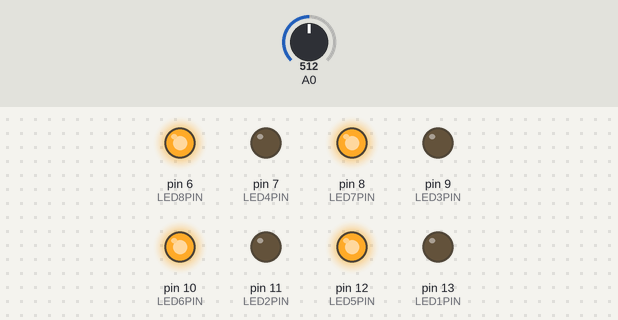
Simulated run of this sketch. Board: Arduino Uno, built with avr-gcc and run on an emulated ATmega328P. Parts: output pins drawn as LEDs (lit = HIGH). The inputs (shaded band) are chosen by the test bench; at power-on: A0 = 512.

Above: at 1.2 s.
1.3 s: A0 set to 529
At 1.8 s:
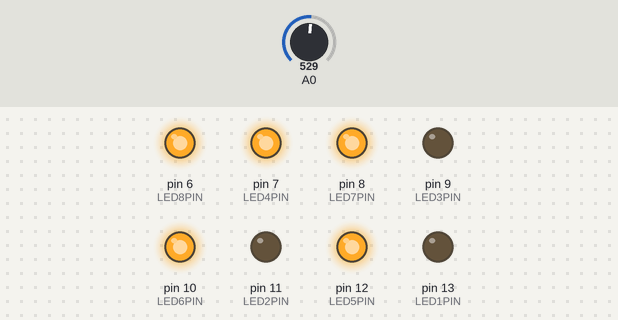
2.8 s: A0 set to 631
4.3 s: A0 set to 650
At 5.2 s:
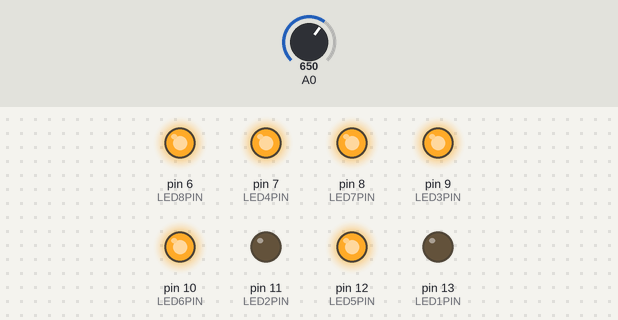
5.8 s: A0 set to 750
7.3 s: A0 set to 784
At 8.5 s:
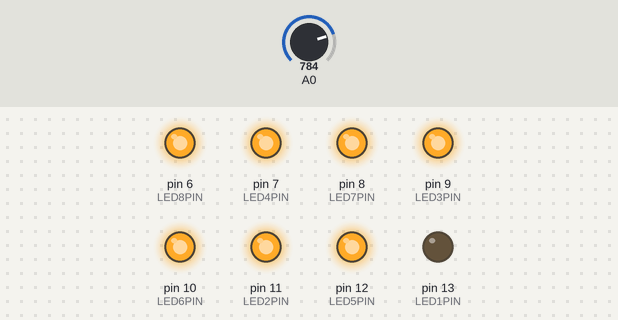
8.8 s: A0 set to 716
At 9.9 s:
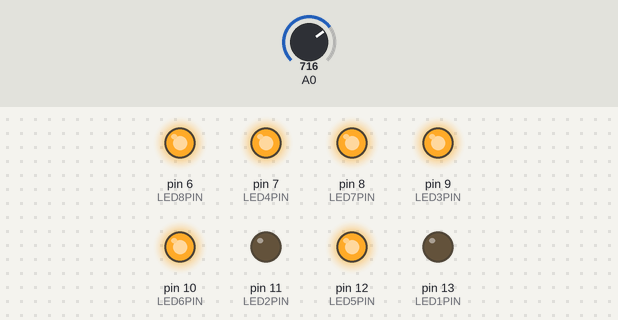
Timing chart, 0 to 11.3 s (numbered marks = the images above; inputs shaded):
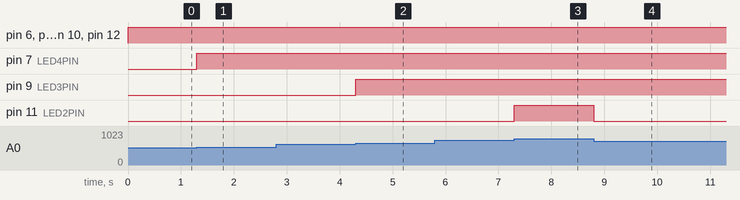

The sketch:

Basics6.ino
```cpp
#define LED1PIN  13
#define LED2PIN  11
#define LED3PIN  9
#define LED4PIN  7
#define LED5PIN  12
#define LED6PIN  10
#define LED7PIN  8
#define LED8PIN  6

void setup()
{
  pinMode(LED1PIN, OUTPUT);
  pinMode(LED2PIN, OUTPUT);
  pinMode(LED3PIN, OUTPUT);
  pinMode(LED4PIN, OUTPUT);
  pinMode(LED5PIN, OUTPUT);
  pinMode(LED6PIN, OUTPUT);
  pinMode(LED7PIN, OUTPUT);
  pinMode(LED8PIN, OUTPUT);
}

void indicate(int value)
{
  digitalWrite(LED1PIN, (value > 128 * 7)? HIGH: LOW);
  digitalWrite(LED2PIN, (value > 128 * 6)? HIGH: LOW);
  digitalWrite(LED3PIN, (value > 128 * 5)? HIGH: LOW);
  digitalWrite(LED4PIN, (value > 128 * 4)? HIGH: LOW);
  digitalWrite(LED5PIN, (value > 128 * 3)? HIGH: LOW);
  digitalWrite(LED6PIN, (value > 128 * 2)? HIGH: LOW);
  digitalWrite(LED7PIN, (value > 128 * 1)? HIGH: LOW);
  digitalWrite(LED8PIN, (value > 128 * 0)? HIGH: LOW);
}
void loop()
{
 indicate(analogRead(0));
}
```

Measured:
- the behaviour switches between 512 and 513 on A0 (found by bisection; images 0 and 1)
- the behaviour switches between 640 and 641 on A0 (found by bisection; images 1 and 2)
- the behaviour switches between 768 and 769 on A0 (found by bisection; images 2 and 3)
- after the input at 1.3 s, pin 7 (LED4PIN): LOW → HIGH at once
- after the input at 2.8 s, every drawn part: stays the same
- after the input at 4.3 s, pin 9 (LED3PIN): LOW → HIGH at once
- after the input at 5.8 s, every drawn part: stays the same
- after the input at 7.3 s, pin 11 (LED2PIN): LOW → HIGH at once
- after the input at 8.8 s, pin 11 (LED2PIN): HIGH → LOW at once
